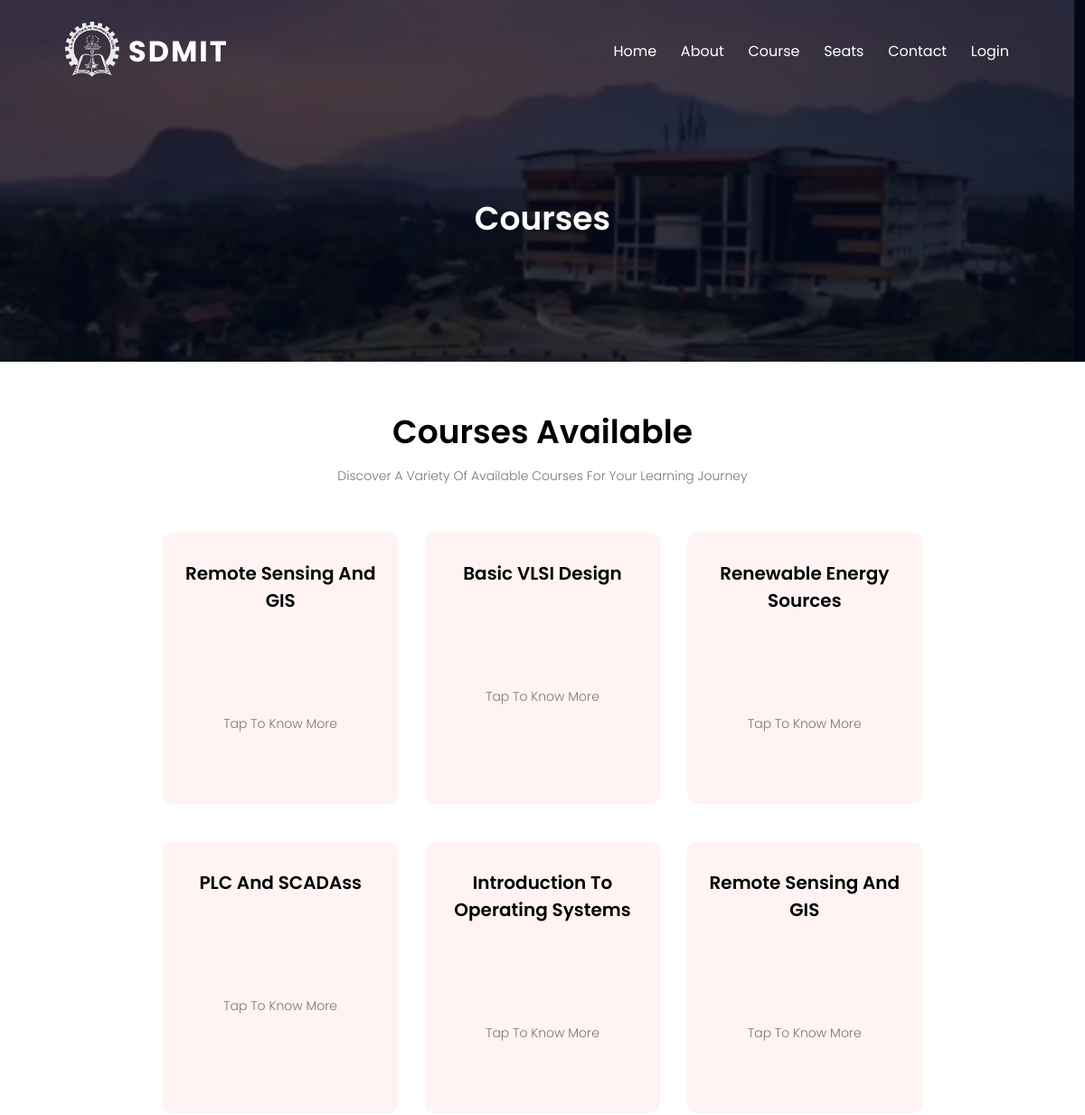
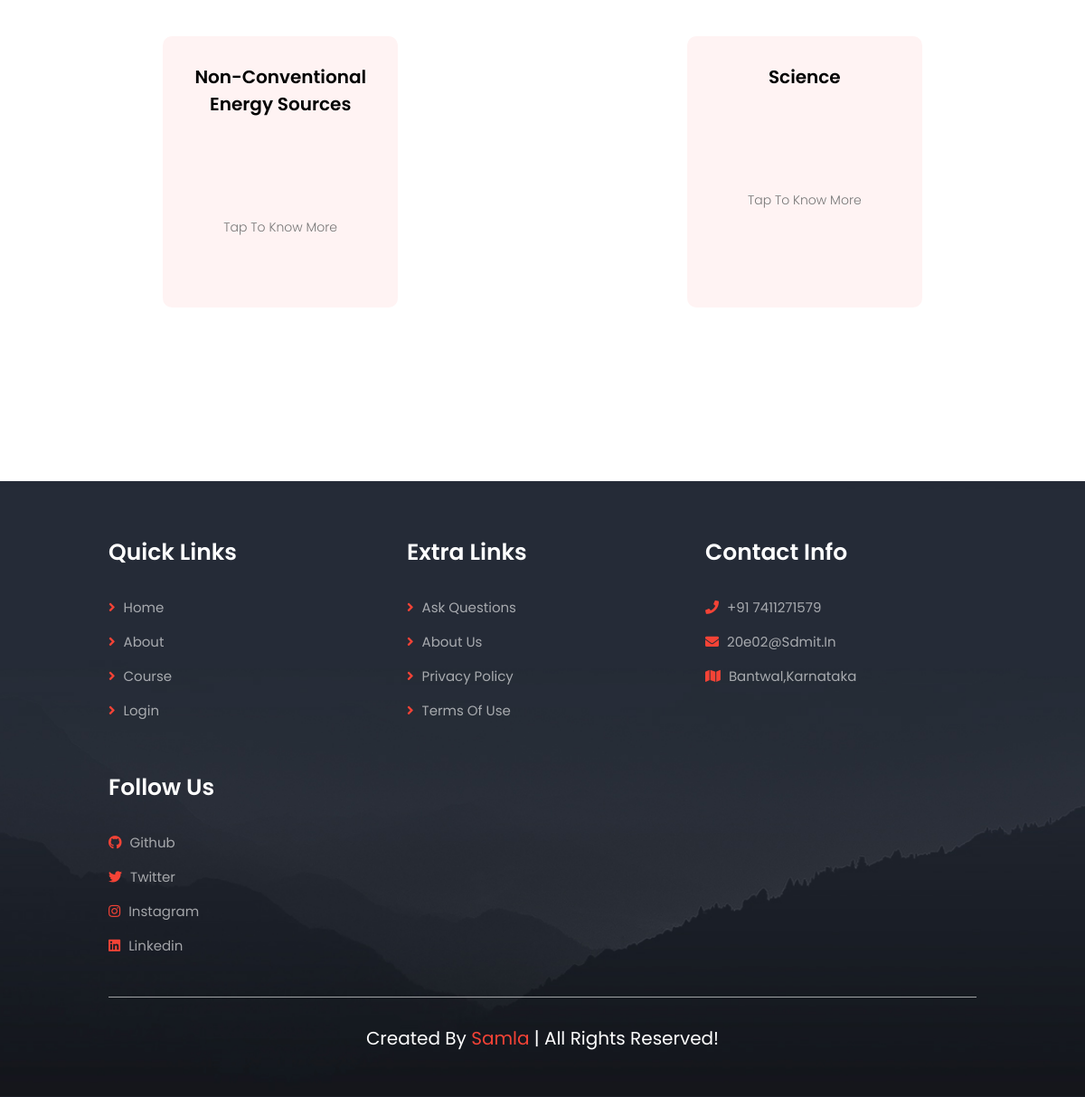
/courses.php, run on the app's committed database (2 pictures, top to bottom).
### tables this page shows
CREATE TABLE `course` (
  `id` int(11) NOT NULL,
  `name` varchar(50) DEFAULT NULL,
  `code` varchar(30) DEFAULT NULL,
  `seat` int(100) DEFAULT NULL,
  `sem` int(100) DEFAULT NULL,
  `description` varchar(200) DEFAULT NULL,
  `department` varchar(50) DEFAULT NULL
);

### courses.php (the view, shortened to what this page needs)
<?php
include 'config.php';
$sql1 = "SELECT * FROM course";
$result1 = mysqli_query($data, $sql1);
?>
<!DOCTYPE html>
<html lang="en">
<head>
</head>
<body>
    <!DOCTYPE html>
    <html lang="en">
    <head>
        <link rel="stylesheet" href="css/style.css">
        <link rel="stylesheet" href="https://stackpath.bootstrapcdn.com/font-awesome/4.7.0/css/font-awesome.min.css">
    </head>
    <body>
        <section class="sub-header">
            <nav>
                <a href="index.php"><img src="images/logoSdm.png" alt="sdm"></a>
                <label class="label">SDMIT</label>
                <div class="nav-links" id="navLinks">
                    <ul>
                        <li><a href="index.php">Home</a></li>
                        <li><a href="about.php">About</a></li>
                        <li><a href="courses.php">Course</a></li>
                        <li><a href="seats.php">Seats</a></li>
                        <li><a href="contact.php">Contact</a></li>
                        <li><a href="login.php">Login</a></li>
                    </ul>
                </div>
            </nav>
            <h1>Courses</h1>
        </section>
    <section class="course">
        <h1>Courses Available</h1>
        <p>Discover a variety of available courses for your learning journey</p>
        <div class="row">
            <?php
            while ($info = $result1->fetch_assoc()) {
            ?>
                <div class="course-column">
                    <h3 style=" font-size: 20px;"><?php echo "{$info['name']}"; ?></h3>
                    <p>Tap To Know More </p>
                    <div class="layer">
                    </div>
                </div>
            <?php
            }
            ?>
        </div>
    </section>
<?php
include 'footer.php';
?>
    </body>
    </html>
</body>
</html>

### css/style.css (style rules this page uses)
* { margin: 0; padding: 0; font-family: 'Poppins', sans-serif; }
nav { display: flex; padding: 2% 6%; justify-content: space-between; align-items: center; }
nav img { width: 60px; }
.nav-links { flex:1; text-align: right; }
.nav-links ul li { list-style: none; display: inline-block; padding: 8px 12px; position: relative; }
.nav-links ul li a { color: white; text-decoration: none; font-size: 16px; }
nav .label { font-size: 32px; font-weight: bold; color: white; letter-spacing: 2px; margin-left: 10px; }
.nav-links ul li::after { content: ''; width: 0%; height: 2px; background: #f44336; display: block; margin: auto; transition: 0.5s; }
.course { width: 80%; margin: auto; text-align: center; padding-top: 100px; }
h1 { font-size: 36px !important; font-weight: 600; }
p { color: #777; font-size: 14px; font-weight: 300; line-height: 22px; padding: 10px; }
.row { margin-top: 5%; display: flex; justify-content: space-between; }
.course-column { flex-basis: 31%; background: #fff3f3; border-radius: 10px; margin-bottom: 5%; padding: 20px 12px; box-sizing: border-box; transition: 0.5s; position: relative; overflow: hidden; height: 300px; }
h3 { text-align: center; font-weight: 600; margin: 10px 0; }
.course-column p { margin-top: 100px; }
.layer { background: transparent; height: 100%; width: 100%; position: absolute; top: 0; left: 0; transition: 0.5s; }
.sub-header { height: 50vh; width: 100%; background-image: linear-gradient(rgba(4,9,30,0.7),rgba(4,9,30,0.7)),url(../images/sdmit.jpeg); background-position: center; background-size: cover; text-align: center; color: white; }
.sub-header h1 { margin-top: 100px; }

### css/footer.css (style rules this page uses)
:root { --main-color: #f44336; --black:#222; --white:#fff; --light-black:#777; --light-white:#fff9; --dark-bg:rgba(0,0,0,.7); --light-bg:#eee; --border:.1rem solid var(--black); --box-shadow:0 .5rem 1rem rgba(0,0,0,.1); --text-shadow:0 1.5rem 3rem rgba(0,0,0,.3); }
* { font-family: 'Poppins', sans-serif; margin:0; padding:0; box-sizing: border-box; outline: none; border:none; text-decoration: none; text-transform: capitalize; }
html { font-size: 62.5%; overflow-x: hidden; }
.course { padding:5rem 5%; }

### courses.php (style rules this page uses)
.row { flex-wrap: wrap; }

### data on the page
course: name "Remote Sensing And GIS"
course: name "Basic VLSI Design"
course: name "Renewable Energy Sources"
course: name "PLC And SCADAss"
course: name "Introduction To Operating Systems"
course: name "Remote Sensing And GIS"
course: name "Non-Conventional Energy Sources"
course: name "Science"
